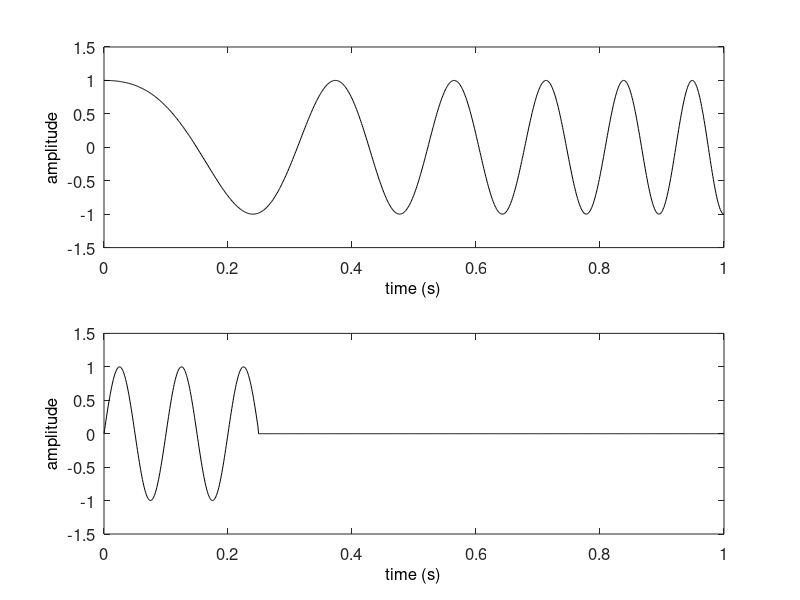

Recreate this plot in MATLAB.
%-------------------------------------------------------------------------------
% Function
%-------------------------------------------------------------------------------
function L03_non_periodic_signal()

clc;

% parameters
fs = 1000;    % sampling rate of original signal
T = 1;        % signal duration
N = T * fs;   % number of samples

% time variable
t = linspace(0, T, N);

% chirp signal
f0 = 1;
f1 = 10;
y = chirp(t, f0, T, f1);

% spike signal
f0 = 10;
u = sin(2 * pi * f0 * t);
u(floor(N/4):end) = 0;

% plot signals
subplot(2, 1, 1);
plot(t, y, 'k'); 
set(gca, 'XLim', [t(1), t(end)], 'YLim', [-1.5, 1.5], 'FontSize', 12);
set(get(gca, 'XLabel'), 'String', 'time (s)', 'FontSize', 12);
set(get(gca, 'YLabel'), 'String', 'amplitude', 'FontSize', 12);

subplot(2, 1, 2);
plot(t, u, 'k'); 
set(gca, 'XLim', [t(1), t(end)], 'YLim', [-1.5, 1.5], 'FontSize', 12);
set(get(gca, 'XLabel'), 'String', 'time (s)', 'FontSize', 12);
set(get(gca, 'YLabel'), 'String', 'amplitude', 'FontSize', 12);

end % end

%-------------------------------------------------------------------------------
